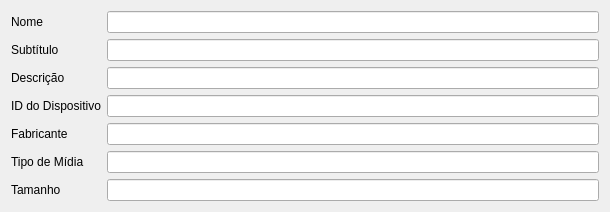
<?xml version="1.0" encoding="UTF-8"?>
<ui version="4.0">
 <class>CdDriveTab</class>
 <widget class="QWidget" name="CdDriveTab">
  <property name="geometry">
   <rect>
    <x>0</x>
    <y>0</y>
    <width>610</width>
    <height>210</height>
   </rect>
  </property>
  <property name="windowTitle">
   <string>Form</string>
  </property>
  <layout class="QGridLayout" name="gridLayout">
   <item row="0" column="0">
    <layout class="QFormLayout" name="formLayout">
     <property name="horizontalSpacing">
      <number>6</number>
     </property>
     <item row="1" column="0">
      <widget class="QLabel" name="labelCaption">
       <property name="text">
        <string>Subtítulo</string>
       </property>
      </widget>
     </item>
     <item row="1" column="1">
      <widget class="QLineEdit" name="lineCaption">
       <property name="alignment">
        <set>Qt::AlignRight|Qt::AlignTrailing|Qt::AlignVCenter</set>
       </property>
       <property name="dragEnabled">
        <bool>true</bool>
       </property>
      </widget>
     </item>
     <item row="2" column="0">
      <widget class="QLabel" name="labelDescription">
       <property name="text">
        <string>Descrição</string>
       </property>
      </widget>
     </item>
     <item row="2" column="1">
      <widget class="QLineEdit" name="lineDescription">
       <property name="alignment">
        <set>Qt::AlignRight|Qt::AlignTrailing|Qt::AlignVCenter</set>
       </property>
       <property name="readOnly">
        <bool>true</bool>
       </property>
      </widget>
     </item>
     <item row="3" column="0">
      <widget class="QLabel" name="labelDeviceID">
       <property name="text">
        <string>ID do Dispositivo</string>
       </property>
      </widget>
     </item>
     <item row="3" column="1">
      <widget class="QLineEdit" name="lineDeviceID">
       <property name="alignment">
        <set>Qt::AlignRight|Qt::AlignTrailing|Qt::AlignVCenter</set>
       </property>
       <property name="readOnly">
        <bool>true</bool>
       </property>
      </widget>
     </item>
     <item row="4" column="0">
      <widget class="QLabel" name="labelManufacturer">
       <property name="text">
        <string>Fabricante</string>
       </property>
      </widget>
     </item>
     <item row="4" column="1">
      <widget class="QLineEdit" name="lineManufacturer">
       <property name="alignment">
        <set>Qt::AlignRight|Qt::AlignTrailing|Qt::AlignVCenter</set>
       </property>
       <property name="readOnly">
        <bool>true</bool>
       </property>
      </widget>
     </item>
     <item row="5" column="0">
      <widget class="QLabel" name="labelMediaType">
       <property name="text">
        <string>Tipo de Mídia</string>
       </property>
      </widget>
     </item>
     <item row="5" column="1">
      <widget class="QLineEdit" name="lineMediaType">
       <property name="alignment">
        <set>Qt::AlignRight|Qt::AlignTrailing|Qt::AlignVCenter</set>
       </property>
       <property name="readOnly">
        <bool>true</bool>
       </property>
      </widget>
     </item>
     <item row="0" column="0">
      <widget class="QLabel" name="labelName">
       <property name="text">
        <string>Nome</string>
       </property>
      </widget>
     </item>
     <item row="0" column="1">
      <widget class="QLineEdit" name="lineName">
       <property name="alignment">
        <set>Qt::AlignRight|Qt::AlignTrailing|Qt::AlignVCenter</set>
       </property>
       <property name="readOnly">
        <bool>true</bool>
       </property>
      </widget>
     </item>
     <item row="6" column="0">
      <widget class="QLabel" name="labelSize">
       <property name="text">
        <string>Tamanho</string>
       </property>
      </widget>
     </item>
     <item row="6" column="1">
      <widget class="QLineEdit" name="lineSize">
       <property name="alignment">
        <set>Qt::AlignRight|Qt::AlignTrailing|Qt::AlignVCenter</set>
       </property>
       <property name="readOnly">
        <bool>true</bool>
       </property>
      </widget>
     </item>
    </layout>
   </item>
  </layout>
 </widget>
 <resources/>
 <connections/>
</ui>
